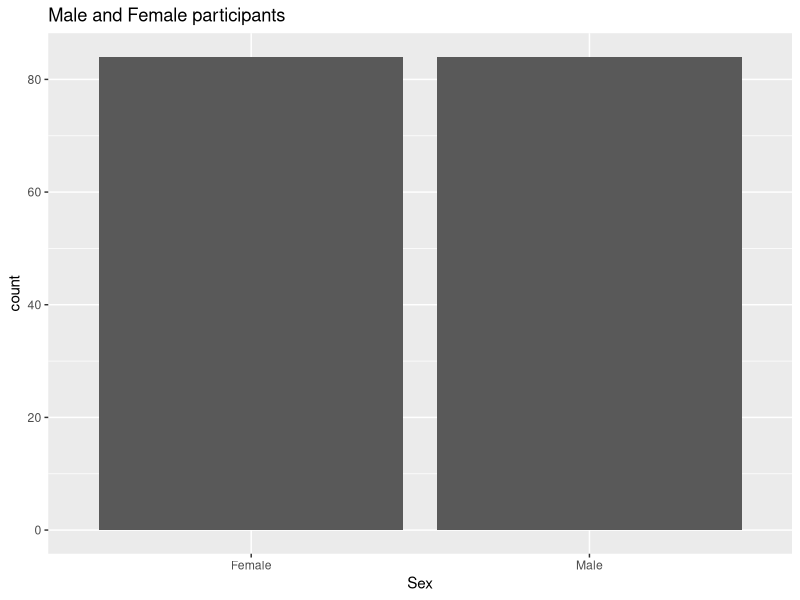
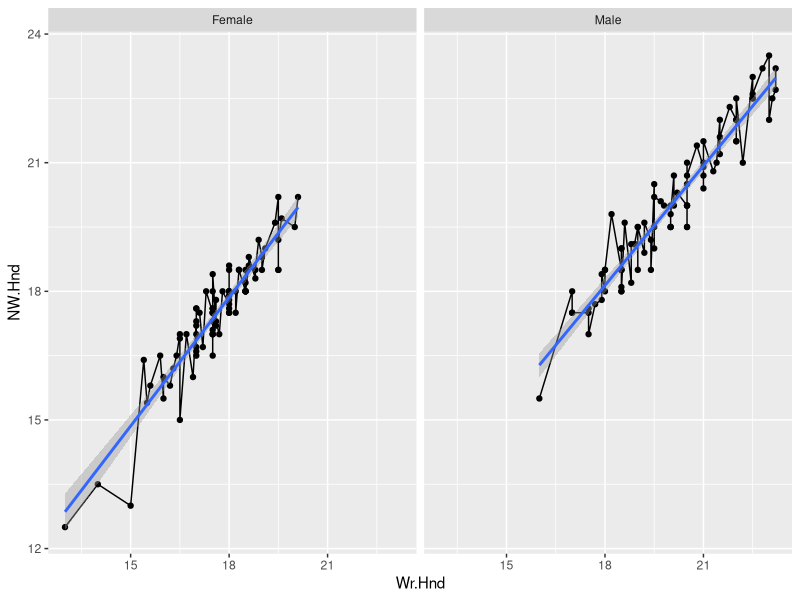
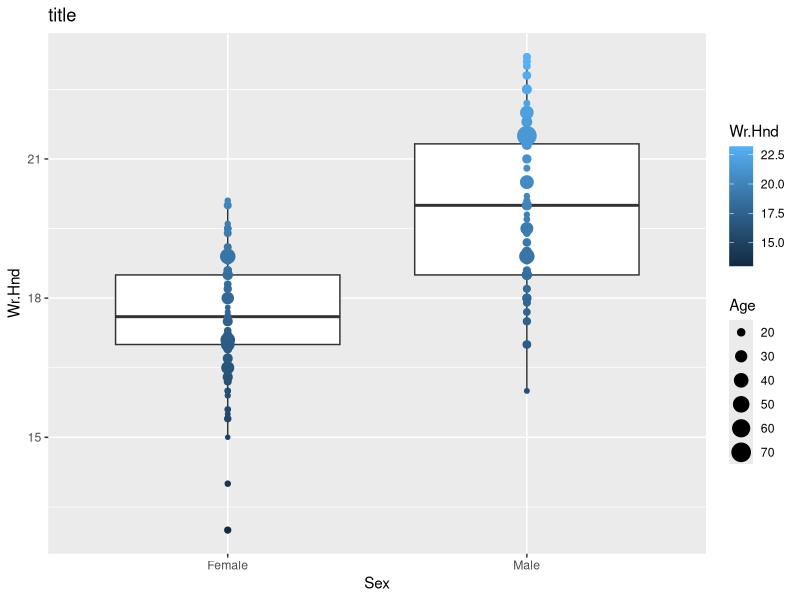

Generate these figures, in order, with R: (Note: this script raises an error after producing the figures.)
## ---- chunk 1
knitr::opts_chunk$set(echo = TRUE)
## ---- chunk 2
library(ggplot2)
library(tidyverse)
library(MASS)
library(dplyr)
library(tidyr)
library(stringr)
library(caret)
library(lattice)
library(e1071)
## ---- chunk 3
library(MASS)
library(dplyr)
survey <- survey
df <- unique(survey)
df <- na.omit(survey)
library(ggplot2)
library(tidyverse)
View(df)
## ---- chunk 4
ggplot(data=df, aes(x=Sex)) + geom_bar()+ggtitle("Male and Female participants")
## ---- chunk 5
ggplot(data=df, aes(x=Wr.Hnd, y=NW.Hnd)) + geom_point() + geom_line() + facet_wrap(~Sex)+geom_smooth(method=lm)
## ---- chunk 6
ggplot(data=df, aes(x=Sex, y=Wr.Hnd))+geom_boxplot()+geom_point(aes(size=Age, colour=Wr.Hnd)) + labs(title = "title")
# use continuous for size in geom_point(aes()) and colour is discrete/continuous doesn't matter
## ---- chunk 7
ggplot(df, aes(x="", y=age,fill=val))+geom_bar(width=1,stat ='identity')+coord_polar("y",start=0)+ggtitle("Smoking habits of male left handers based on 'Age'")
## ---- chunk 8
age <- factor(df$Age)
val <- factor(df$Smoke)
typeof(val)
## ---- chunk 9
ggplot(df, aes(x=Fold))+geom_bar(aes(fill=Fold))+labs(title="something")+facet_wrap(~Sex)
## ---- chunk 10
ggplot(df ,aes(x=Wr.Hnd,y=Pulse))+geom_point(aes(size=Height,color=Sex))

## ---- chunk 11
ggplot(df,aes(x=Height, fill=Sex))+geom_histogram(binwidth = 1)+labs(title = "Distribution of height",y='Frequency')+facet_wrap(~W.Hnd)
## ---- chunk 12
gf = factor(df$W.Hnd,levels = c("Left","Right"),labels = c("Left","Right"))
gf

## ---- chunk 13
df%>%
  filter(Sex == "Male" & W.Hnd == "Left") %>%
  ggplot(aes(x="", y=Age, fill=Smoke))+geom_bar(width=1, stat="identity")+coord_polar("y", start=0)+ggtitle("Smoking habits of male left handers based on 'Age'")+ theme(axis.text = element_blank(),axis.ticks=element_blank(),panel.grid = element_blank())



#age <- factor(df2$Age)
#val <- factor(df2$Smoke)

#ggplot(df2, aes(x="",y=age,fill=val))+geom_bar(width=1,stat ='identity')+coord_polar("y",start=0)+ggtitle("Smoking habits of male left handers based on 'Age'")+ theme(axis.text = element_blank(),axis.ticks=element_blank(),panel.grid = element_blank())
## ---- chunk 14
df2 <- survey %>%
  filter(Sex == "Male" & W.Hnd == "Left")

age <- factor(df2$Age)
val <- factor(df2$Smoke)

ggplot(df2, aes(x="",y=age,fill=val))+geom_bar(width=1,stat ='identity')+coord_polar("y",start=0)+ggtitle("Smoking habits of male left handers based on 'Age'")+ theme(axis.text = element_blank(),axis.ticks=element_blank(),panel.grid = element_blank())
## ---- chunk 15
survey <- survey
newsurvey <- unique(survey)
newsurvey <- na.omit(survey)
## ---- chunk 16
gender = table(newsurvey$Sex)
gender
## ---- chunk 17
old=options(digits = 2)
sex_freq = table(newsurvey$Sex)
samplesize = nrow(newsurvey)
sex_relfreq = sex_freq/samplesize
cbind(sex_relfreq)
## ---- chunk 18
newsurvey%>%
  group_by(Sex) %>%
  summarise(freq=n()) %>%
  mutate(rel.freq = freq/sum(freq))
## ---- chunk 19
newsurvey%>%
  filter(W.Hnd=="Right") %>%
  group_by(Sex) %>%
  summarise(freq=n()) 
  #mutate(rel.freq = freq/sum(freq))
## ---- chunk 20
range(newsurvey$Age)

breaks=seq(10,80,by=10)
breaks

sub_intervals = cut(newsurvey$Age, breaks, right=FALSE)
sub_intervals <- table(sub_intervals)
cbind(sub_intervals)
## ---- chunk 21
print(paste("Max = ", max(sub_intervals)))
which.max(sub_intervals)
## ---- chunk 22
percentile_age=quantile(newsurvey$Age, c(.20,.50,.70))
percentile_age
## ---- chunk 23
max_hnd <- newsurvey%>%
  group_by(Exer)%>%
  summarise(max = max(Wr.Hnd))
max_hnd
newsurvey[which.max(newsurvey$Wr.Hnd),]$Exer
## ---- chunk 24
cols = colnames(data)
for (c in cols) {
  print(paste("Column", c, ": ", cor(data[[c]],data$price))) 
}
## ---- chunk 25
densityplot(data$V1)
## ---- chunk 26
densityplot(df$Height)
## ---- chunk 27
print(paste("Kurtosis = ", kurtosis(df$Height)))
print(paste("Skewness = ", skewness(df$Height)))
## ---- chunk 28
ggplot(df, aes(Height)) + geom_boxplot()
## ---- chunk 29
cor(data)
## ---- chunk 30

## ---- chunk 31

## ---- chunk 32

## ---- chunk 33

## ---- chunk 34

## ---- chunk 35

## ---- chunk 36

## ---- chunk 37

## ---- chunk 38

## ---- chunk 39

## ---- chunk 40

## ---- chunk 41

## ---- chunk 42

## ---- chunk 43

## ---- chunk 44

## ---- chunk 45

## ---- chunk 46

## ---- chunk 47

## ---- chunk 48

## ---- chunk 49

## ---- chunk 50
data <-  subset(data,select = -c(Sex))
colnames(data)
ggplot(abalone,aes(x=Length,y=Whole.weight))+geom_point()
ggplot(abalone,aes(x=Length,y=Whole.weight))+geom_point()+geom_smooth()
ggplot(abalone,aes(x=Length,y=Whole.weight))+geom_point()+geom_smooth(method='lm',se=FALSE)

## ---- chunk 51
cor(abalone$Length,abalone$Whole.weight)
## ---- chunk 52
library(tidyverse)
library(caret)

set.seed(123)
train_ <- abalone$Whole.weight %>%
  createDataPartition(p=0.8,list=FALSE)

train <- abalone[train_,]
test <- abalone[-train_,]
## ---- chunk 53
model = lm(Length~Whole.weight,data=train)
model
## ---- chunk 54
summary(model)
## ---- chunk 55
confint(model)
## ---- chunk 56
Whole.weight <- 000
test <- data.frame(Whole.weight)
confid <- predict(model,test,level = .95,interval = "confidence")
confid
## ---- chunk 57
predid <- predict(model,test,level = .95,interval = "prediction")
predid
## ---- chunk 58
pred <- model %>%
  predict(test)
## ---- chunk 59
plot(abalone$Length,abalone$Whole.weight)
## ---- chunk 60
plot(model,1)
## ---- chunk 61
val = sigma(model)
perc = val*100/mean(abalone$Whole.weight)
sprintf("The Residual Standard Deviation is %f and its percentage is %f%%",val,perc)
## ---- chunk 62
cor(abalone)
## ---- chunk 63
pairs(abalone)
#Pairplot to see the relation between the various attributes. 
## ---- chunk 64
print("Diameter vs Length")
ggplot(abalone,aes(x=Diameter,y=Length))+geom_point()+geom_smooth(method='lm',se=FALSE)
## ---- chunk 65
print("Whole weight vs Length")
ggplot(abalone,aes(x=Whole.weight,y=Length))+geom_point()+geom_smooth(method='lm',se=FALSE)
## ---- chunk 66
print("Shucked weight vs Length")
ggplot(abalone,aes(x=Shucked.weight,y=Length))+geom_point()+geom_smooth(method='lm',se=FALSE)
## ---- chunk 67
print("Viscera Weight vs Length")
ggplot(abalone,aes(x=Viscera.weight,y=Length))+geom_point()+geom_smooth(method='lm',se=FALSE)
## ---- chunk 68
print("Shell Weight vs Length")
ggplot(abalone,aes(x=Shell.weight,y=Length))+geom_point()+geom_smooth(method='lm',se=FALSE)
## ---- chunk 69
print("Length vs Rings")
ggplot(abalone,aes(x=Rings,y=Length))+geom_point()+geom_smooth(method='lm',se=FALSE)
## ---- chunk 70
print("Height vs Length")
ggplot(abalone,aes(x=Height,y=Length))+geom_point()+geom_smooth(method='lm',se=FALSE)
## ---- chunk 71
set.seed(123)
train_ <- abalone$Length %>%
  createDataPartition(p=0.8,list=FALSE)

train <- abalone[train_,]
test <- abalone[-train_,]
## ---- chunk 72
model <- lm(Length~.,data=train)
summary(model)
## ---- chunk 73
pred <- model %>%
  predict(test)
## ---- chunk 74
#model performance
RMSE <- RMSE(pred,test$Length)
RMSE
R2 <- R2(pred,test$Length)
R2
## ---- chunk 75
val = sigma(model)
perc = sigma(model)*100/mean(train$Length)
sprintf("The Residual Standard Deviation is %f and its percentage is %f%%",val,perc)
## ---- chunk 76
confint(model)
## ---- chunk 77
par(mar=c(2,2,2,2))
hist(model$residuals)
## ---- chunk 78
qqnorm(model$residuals,ylab = "Residuals")
qqline(model$residuals)
## ---- chunk 79
abalone1 <- subset(abalone,select=-c(Height,Rings,Shell.weight,Whole.weight))
## ---- chunk 80
set.seed(123)
train_ <- abalone1$Length %>%
  createDataPartition(p=0.8,list=FALSE)

train1 <- abalone1[train_,]
test1 <- abalone1[-train_,]
## ---- chunk 81
model1 <- lm(train1$Length~.,data=train1)
## ---- chunk 82
summary(model1)
## ---- chunk 83
RMSE <- RMSE(pred,test1$Length)
R2 <- R2(pred,test1$Length)
sprintf("The RMSE error is %f and the R2 error is %f",RMSE,R2)
